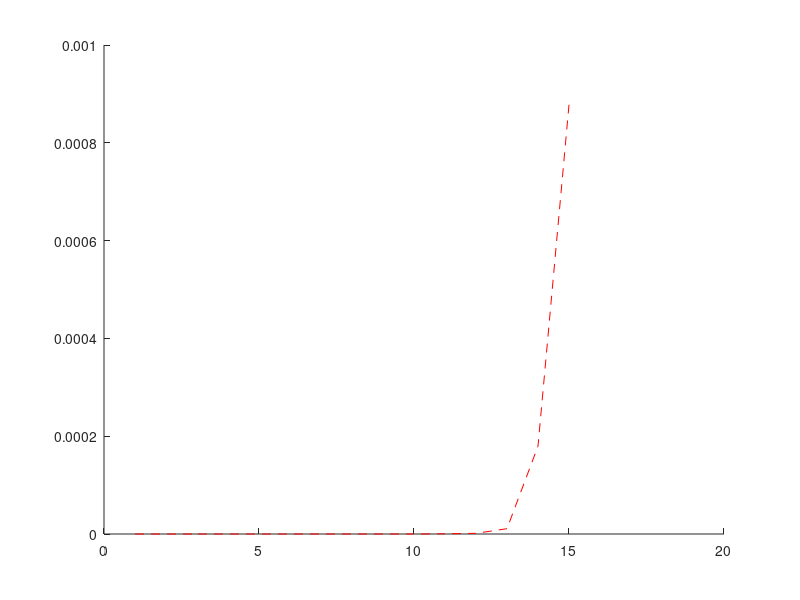

MATLAB code to generate this figure:
clear all;
hold on;
k_k = 12;
for i = 1:k_k
 j1(i,i) = rand(1);
end
s1= orth(rand(k_k));
A = s1*j1*(s1');
X = rand(k_k,1);
B = A*X;
for i = 1:15
 [s,j] = eig(A);
 j(1,1) = j(1,1)*10^(i);
 T = s*j*s^(-1);
 BL = T*X;
 [L,U] = lu(T);
 X1 = inv(U) * inv(L) * BL;
 pogrLU(i) = norm(X1 - X) / norm(X);
 [Q, R] = qr(T);
 X2 = inv(R) * inv(Q) * BL;
 pogrQR(i) = norm(X2 - X) / norm(X);
end
plot((pogrQR), 'LineStyle', "--", "Color", "red");
